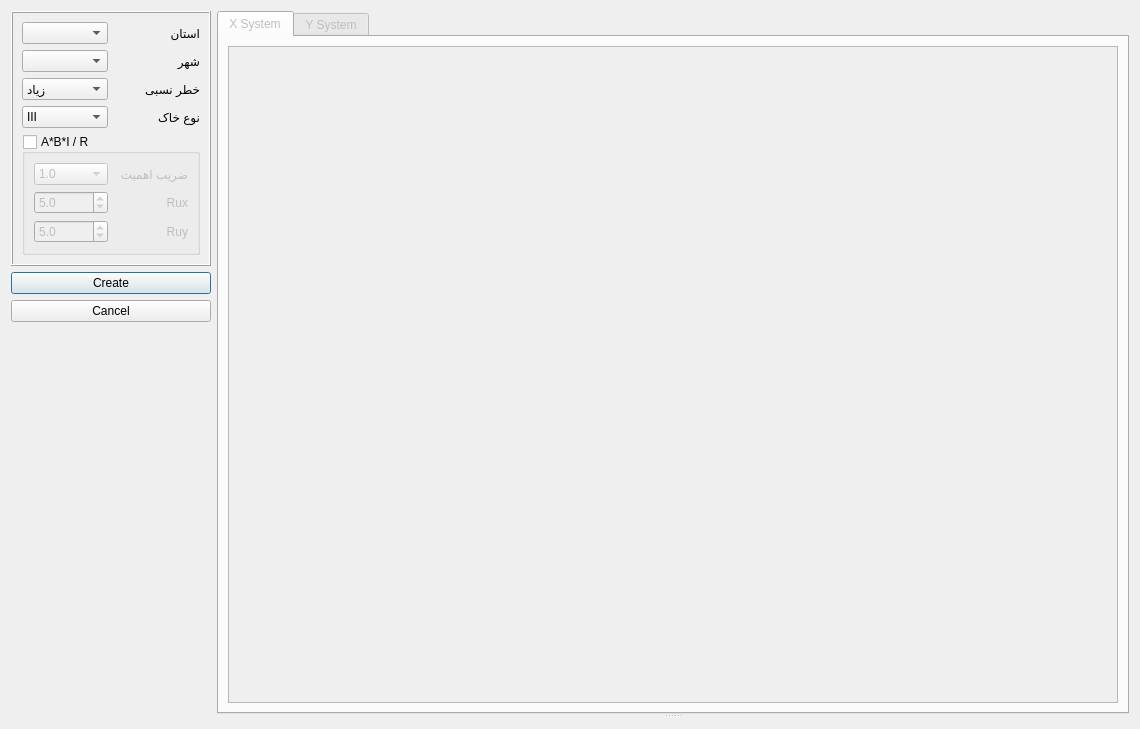
<?xml version="1.0" encoding="UTF-8"?>
<ui version="4.0">
 <class>Dialog</class>
 <widget class="QDialog" name="Dialog">
  <property name="geometry">
   <rect>
    <x>0</x>
    <y>0</y>
    <width>1140</width>
    <height>729</height>
   </rect>
  </property>
  <property name="windowTitle">
   <string>Settings</string>
  </property>
  <property name="windowIcon">
   <iconset resource="../../civiltools.qrc">
    <normaloff>:/civiltools/images/automatic.svg</normaloff>:/civiltools/images/automatic.svg</iconset>
  </property>
  <layout class="QHBoxLayout" name="horizontalLayout">
   <item>
    <layout class="QVBoxLayout" name="verticalLayout_3">
     <item>
      <widget class="QFrame" name="frame">
       <property name="maximumSize">
        <size>
         <width>200</width>
         <height>16777215</height>
        </size>
       </property>
       <property name="frameShape">
        <enum>QFrame::Box</enum>
       </property>
       <property name="frameShadow">
        <enum>QFrame::Raised</enum>
       </property>
       <layout class="QVBoxLayout" name="verticalLayout_2">
        <item>
         <layout class="QGridLayout" name="gridLayout">
          <item row="0" column="1">
           <widget class="QLabel" name="label_3">
            <property name="layoutDirection">
             <enum>Qt::LeftToRight</enum>
            </property>
            <property name="text">
             <string>استان</string>
            </property>
           </widget>
          </item>
          <item row="1" column="0">
           <widget class="Gui::PrefComboBox" name="city">
            <property name="prefEntry" stdset="0">
             <cstring>city</cstring>
            </property>
            <property name="prefPath" stdset="0">
             <cstring>Mod/civilTools</cstring>
            </property>
           </widget>
          </item>
          <item row="1" column="1">
           <widget class="QLabel" name="label_4">
            <property name="layoutDirection">
             <enum>Qt::LeftToRight</enum>
            </property>
            <property name="text">
             <string>شهر</string>
            </property>
           </widget>
          </item>
          <item row="3" column="1">
           <widget class="QLabel" name="label_5">
            <property name="layoutDirection">
             <enum>Qt::LeftToRight</enum>
            </property>
            <property name="text">
             <string>نوع خاک</string>
            </property>
           </widget>
          </item>
          <item row="3" column="0">
           <widget class="Gui::PrefComboBox" name="soil_type">
            <property name="currentIndex">
             <number>2</number>
            </property>
            <property name="prefEntry" stdset="0">
             <cstring>soiltype</cstring>
            </property>
            <property name="prefPath" stdset="0">
             <cstring>Mod/civilTools</cstring>
            </property>
            <item>
             <property name="text">
              <string>I</string>
             </property>
            </item>
            <item>
             <property name="text">
              <string>II</string>
             </property>
            </item>
            <item>
             <property name="text">
              <string>III</string>
             </property>
            </item>
            <item>
             <property name="text">
              <string>IV</string>
             </property>
            </item>
           </widget>
          </item>
          <item row="0" column="0">
           <widget class="Gui::PrefComboBox" name="ostan">
            <property name="prefEntry" stdset="0">
             <cstring>ostan</cstring>
            </property>
            <property name="prefPath" stdset="0">
             <cstring>Mod/civilTools</cstring>
            </property>
           </widget>
          </item>
          <item row="2" column="1">
           <widget class="QLabel" name="label_14">
            <property name="layoutDirection">
             <enum>Qt::LeftToRight</enum>
            </property>
            <property name="text">
             <string>خطر نسبی</string>
            </property>
           </widget>
          </item>
          <item row="2" column="0">
           <widget class="Gui::PrefComboBox" name="risk_level">
            <property name="currentIndex">
             <number>1</number>
            </property>
            <property name="prefEntry" stdset="0">
             <cstring>soiltype</cstring>
            </property>
            <property name="prefPath" stdset="0">
             <cstring>Mod/civilTools</cstring>
            </property>
            <item>
             <property name="text">
              <string>خیلی زیاد</string>
             </property>
            </item>
            <item>
             <property name="text">
              <string>زیاد</string>
             </property>
            </item>
            <item>
             <property name="text">
              <string>متوسط</string>
             </property>
            </item>
            <item>
             <property name="text">
              <string>کم</string>
             </property>
            </item>
           </widget>
          </item>
         </layout>
        </item>
        <item>
         <widget class="QGroupBox" name="abir_groupbox">
          <property name="title">
           <string>A*B*I / R</string>
          </property>
          <property name="checkable">
           <bool>true</bool>
          </property>
          <property name="checked">
           <bool>false</bool>
          </property>
          <layout class="QGridLayout" name="gridLayout_2">
           <item row="0" column="0">
            <widget class="Gui::PrefComboBox" name="importance_factor">
             <property name="enabled">
              <bool>false</bool>
             </property>
             <property name="currentIndex">
              <number>1</number>
             </property>
             <property name="prefEntry" stdset="0">
              <cstring>importance_factor</cstring>
             </property>
             <property name="prefPath" stdset="0">
              <cstring>Mod/civilTools</cstring>
             </property>
             <item>
              <property name="text">
               <string>0.8</string>
              </property>
             </item>
             <item>
              <property name="text">
               <string>1.0</string>
              </property>
             </item>
             <item>
              <property name="text">
               <string>1.2</string>
              </property>
             </item>
             <item>
              <property name="text">
               <string>1.4</string>
              </property>
             </item>
            </widget>
           </item>
           <item row="1" column="1">
            <widget class="QLabel" name="rux_label">
             <property name="enabled">
              <bool>false</bool>
             </property>
             <property name="layoutDirection">
              <enum>Qt::LeftToRight</enum>
             </property>
             <property name="text">
              <string>Rux</string>
             </property>
             <property name="alignment">
              <set>Qt::AlignRight|Qt::AlignTrailing|Qt::AlignVCenter</set>
             </property>
            </widget>
           </item>
           <item row="2" column="0">
            <widget class="QDoubleSpinBox" name="ruy">
             <property name="enabled">
              <bool>false</bool>
             </property>
             <property name="decimals">
              <number>1</number>
             </property>
             <property name="minimum">
              <double>2.000000000000000</double>
             </property>
             <property name="maximum">
              <double>11.000000000000000</double>
             </property>
             <property name="value">
              <double>5.000000000000000</double>
             </property>
            </widget>
           </item>
           <item row="1" column="0">
            <widget class="QDoubleSpinBox" name="rux">
             <property name="enabled">
              <bool>false</bool>
             </property>
             <property name="decimals">
              <number>1</number>
             </property>
             <property name="minimum">
              <double>2.000000000000000</double>
             </property>
             <property name="maximum">
              <double>11.000000000000000</double>
             </property>
             <property name="value">
              <double>5.000000000000000</double>
             </property>
            </widget>
           </item>
           <item row="0" column="1">
            <widget class="QLabel" name="importance_factor_label">
             <property name="enabled">
              <bool>false</bool>
             </property>
             <property name="layoutDirection">
              <enum>Qt::LeftToRight</enum>
             </property>
             <property name="text">
              <string>ضریب اهمیت</string>
             </property>
            </widget>
           </item>
           <item row="2" column="1">
            <widget class="QLabel" name="ruy_label">
             <property name="enabled">
              <bool>false</bool>
             </property>
             <property name="layoutDirection">
              <enum>Qt::LeftToRight</enum>
             </property>
             <property name="text">
              <string>Ruy</string>
             </property>
             <property name="alignment">
              <set>Qt::AlignRight|Qt::AlignTrailing|Qt::AlignVCenter</set>
             </property>
            </widget>
           </item>
          </layout>
         </widget>
        </item>
       </layout>
      </widget>
     </item>
     <item>
      <layout class="QVBoxLayout" name="verticalLayout">
       <item>
        <widget class="QPushButton" name="create_pushbutton">
         <property name="maximumSize">
          <size>
           <width>200</width>
           <height>16777215</height>
          </size>
         </property>
         <property name="text">
          <string>Create</string>
         </property>
         <property name="icon">
          <iconset resource="../../civiltools.qrc">
           <normaloff>:/civiltools/images/spectral.svg</normaloff>:/civiltools/images/spectral.svg</iconset>
         </property>
         <property name="iconSize">
          <size>
           <width>60</width>
           <height>60</height>
          </size>
         </property>
        </widget>
       </item>
       <item>
        <widget class="QPushButton" name="cancel_pushbutton">
         <property name="maximumSize">
          <size>
           <width>200</width>
           <height>16777215</height>
          </size>
         </property>
         <property name="text">
          <string>Cancel</string>
         </property>
         <property name="icon">
          <iconset resource="../../civiltools.qrc">
           <normaloff>:/civiltools/images/cancel.svg</normaloff>:/civiltools/images/cancel.svg</iconset>
         </property>
         <property name="iconSize">
          <size>
           <width>60</width>
           <height>60</height>
          </size>
         </property>
        </widget>
       </item>
       <item>
        <spacer name="verticalSpacer">
         <property name="orientation">
          <enum>Qt::Vertical</enum>
         </property>
         <property name="sizeHint" stdset="0">
          <size>
           <width>20</width>
           <height>40</height>
          </size>
         </property>
        </spacer>
       </item>
      </layout>
     </item>
    </layout>
   </item>
   <item>
    <widget class="QSplitter" name="splitter_2">
     <property name="orientation">
      <enum>Qt::Vertical</enum>
     </property>
     <widget class="QTabWidget" name="tabWidget">
      <property name="enabled">
       <bool>false</bool>
      </property>
      <property name="tabPosition">
       <enum>QTabWidget::North</enum>
      </property>
      <property name="tabShape">
       <enum>QTabWidget::Rounded</enum>
      </property>
      <property name="currentIndex">
       <number>0</number>
      </property>
      <property name="elideMode">
       <enum>Qt::ElideNone</enum>
      </property>
      <property name="documentMode">
       <bool>false</bool>
      </property>
      <property name="tabsClosable">
       <bool>false</bool>
      </property>
      <widget class="QWidget" name="tab">
       <attribute name="title">
        <string>X System</string>
       </attribute>
       <layout class="QVBoxLayout" name="verticalLayout_4">
        <item>
         <widget class="QTreeView" name="x_treeview">
          <property name="layoutDirection">
           <enum>Qt::RightToLeft</enum>
          </property>
         </widget>
        </item>
       </layout>
      </widget>
      <widget class="QWidget" name="tab_2">
       <attribute name="title">
        <string>Y System</string>
       </attribute>
       <layout class="QHBoxLayout" name="horizontalLayout_4">
        <item>
         <widget class="QTreeView" name="y_treeview">
          <property name="layoutDirection">
           <enum>Qt::RightToLeft</enum>
          </property>
         </widget>
        </item>
       </layout>
      </widget>
     </widget>
     <widget class="QWidget" name="layoutWidget">
      <layout class="QHBoxLayout" name="spectral"/>
     </widget>
    </widget>
   </item>
  </layout>
 </widget>
 <customwidgets>
  <customwidget>
   <class>Gui::PrefComboBox</class>
   <extends>QComboBox</extends>
   <header>Gui/PrefWidgets.h</header>
  </customwidget>
 </customwidgets>
 <tabstops>
  <tabstop>ostan</tabstop>
  <tabstop>city</tabstop>
  <tabstop>risk_level</tabstop>
  <tabstop>soil_type</tabstop>
  <tabstop>y_treeview</tabstop>
  <tabstop>create_pushbutton</tabstop>
  <tabstop>cancel_pushbutton</tabstop>
  <tabstop>tabWidget</tabstop>
 </tabstops>
 <resources>
  <include location="../../civiltools.qrc"/>
 </resources>
 <connections/>
</ui>
